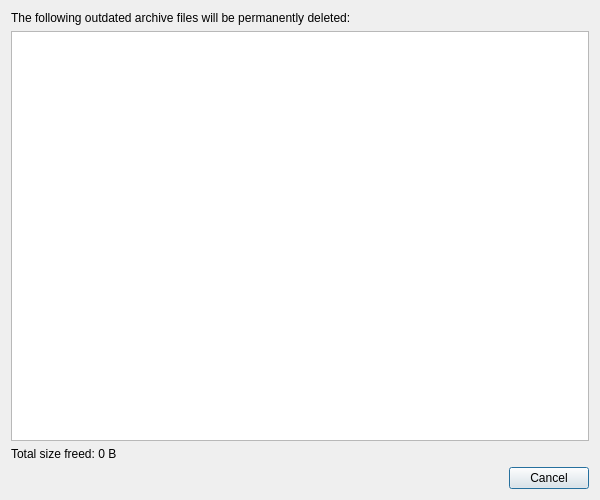
<?xml version="1.0" encoding="UTF-8"?>
<ui version="4.0">
 <class>PruneVersionsDialog</class>
 <widget class="QDialog" name="PruneVersionsDialog">
  <property name="geometry">
   <rect>
    <x>0</x>
    <y>0</y>
    <width>600</width>
    <height>500</height>
   </rect>
  </property>
  <property name="windowTitle">
   <string>Remove old archive versions</string>
  </property>
  <layout class="QVBoxLayout" name="verticalLayout">
   <item>
    <widget class="QLabel" name="info_label">
     <property name="text">
      <string>The following outdated archive files will be permanently deleted:</string>
     </property>
     <property name="wordWrap">
      <bool>true</bool>
     </property>
    </widget>
   </item>
   <item>
    <widget class="QListWidget" name="archive_list"/>
   </item>
   <item>
    <widget class="QLabel" name="total_label">
     <property name="text">
      <string>Total size freed: 0 B</string>
     </property>
    </widget>
   </item>
   <item>
    <widget class="QDialogButtonBox" name="button_box">
     <property name="orientation">
      <enum>Qt::Horizontal</enum>
     </property>
     <property name="standardButtons">
      <set>QDialogButtonBox::Cancel</set>
     </property>
    </widget>
   </item>
  </layout>
 </widget>
 <resources/>
 <connections>
  <connection>
   <sender>button_box</sender>
   <signal>accepted()</signal>
   <receiver>PruneVersionsDialog</receiver>
   <slot>accept()</slot>
  </connection>
  <connection>
   <sender>button_box</sender>
   <signal>rejected()</signal>
   <receiver>PruneVersionsDialog</receiver>
   <slot>reject()</slot>
  </connection>
 </connections>
</ui>
